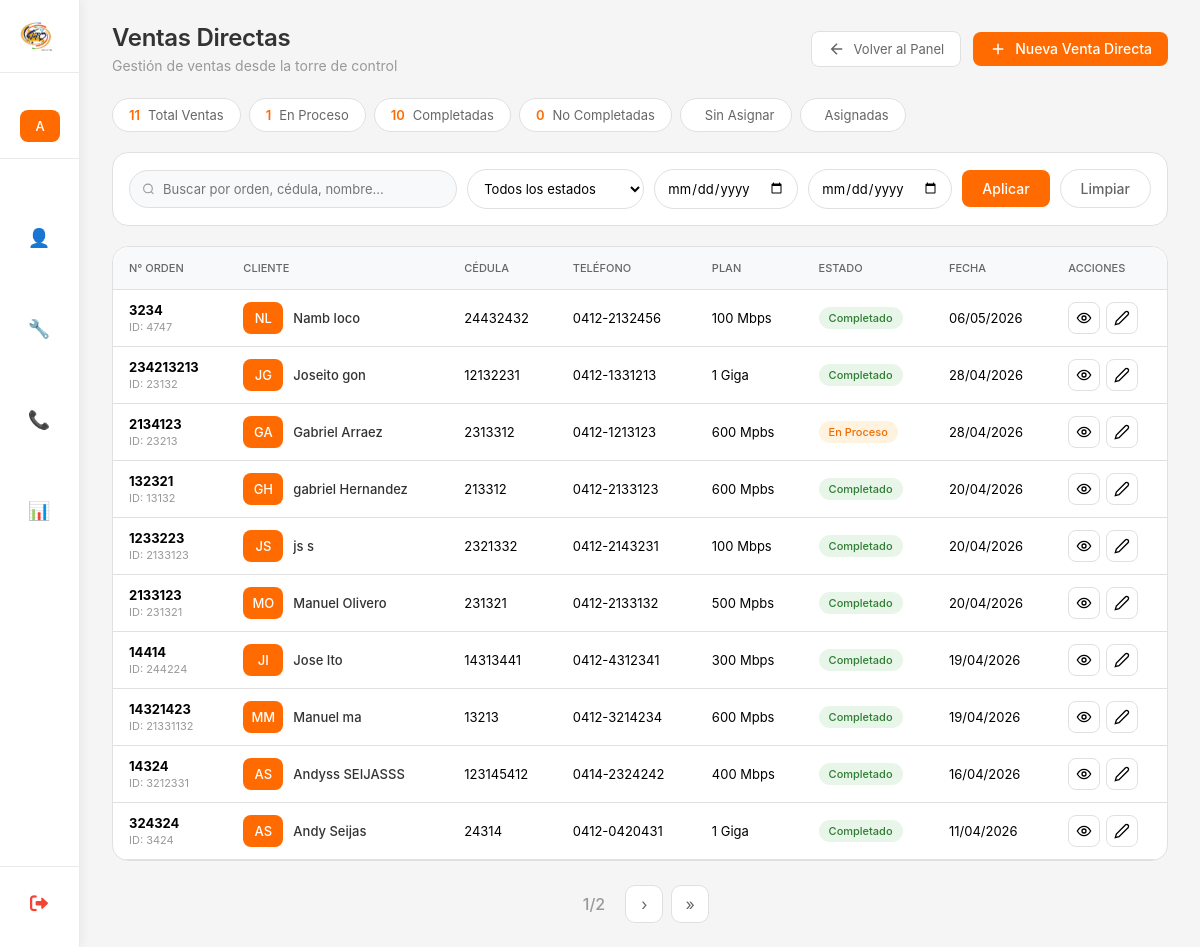
Screenshot of /ventas-directas/ (signed in) with the database file from the repository.
### myapp/models.py (models this page shows, shortened)
class VentaDirecta(models.Model):
    class EstadoVenta(models.TextChoices):
        EN_PROCESO = 'EN_PROCESO', 'En Proceso'
        COMPLETADO = 'COMPLETADO', 'Completado'
        NO_COMPLETADO = 'NO_COMPLETADO', 'No Completado'
    nro_orden = models.CharField(
        max_length=50,
        unique=True,
        verbose_name="Número de Orden",
        help_text="Número único de orden de venta"
    )
    cedula = models.CharField(
        max_length=15,
        verbose_name="Cédula",
        help_text="Cédula del cliente"
    )
    customer_id = models.CharField(
        max_length=50,
        verbose_name="Customer ID",
        blank=True,
        null=True,
        help_text="ID del cliente en el sistema"
    )
    nombre = models.CharField(
        max_length=100,
        verbose_name="Nombre"
    )
    apellido = models.CharField(
        max_length=100,
        verbose_name="Apellido"
    )
    telefono = models.CharField(
        max_length=20,
        verbose_name="Teléfono",
        help_text="Teléfono de contacto"
    )
    plan = models.ForeignKey(
        Plan,
        on_delete=models.PROTECT,
        related_name='ventas_directas',
        verbose_name="Plan"
    )
    fecha = models.DateField(
        auto_now_add=True,
        verbose_name="Fecha de venta"
    )
    estado = models.CharField(
        max_length=15,
        choices=EstadoVenta.choices,
        default=EstadoVenta.EN_PROCESO,
        verbose_name="Estado de la Venta"
    )
    fecha_creacion = models.DateTimeField(
        auto_now_add=True,
        verbose_name="Fecha de creación en sistema"
    )
    fecha_actualizacion = models.DateTimeField(
        auto_now=True,
        verbose_name="Última actualización"
    )
    creado_por = models.ForeignKey(
        User,
        on_delete=models.SET_NULL,
        null=True,
        blank=True,
        related_name='ventas_directas_creadas',
        verbose_name="Creado por"
    )
    observacion = models.TextField(
        max_length=500,
        verbose_name="Observaciones",
        blank=True,
        null=True,
        help_text="Notas adicionales sobre la venta"
    )
    class Meta:
        verbose_name = "Venta Directa"
        verbose_name_plural = "Ventas Directas"
        ordering = ['-fecha', '-fecha_creacion']
        indexes = [
            models.Index(fields=['nro_orden']),
            models.Index(fields=['cedula']),
            models.Index(fields=['fecha']),
            models.Index(fields=['estado']),
        ]

class Plan(models.Model):
    nombre = models.CharField(max_length=100,unique=True,verbose_name="Nombre del Plan")
    activo = models.BooleanField(default=True,verbose_name="Activo")
    fecha_creacion = models.DateTimeField(
        auto_now_add=True,
        verbose_name="Fecha de creación"
    )
    class Meta:
        verbose_name = "Plan"
        verbose_name_plural = "Planes"
        ordering = ['nombre']

### myapp/views_venta_directa.py (the view, shortened to what this page needs)
# urls.py: path('ventas-directas/',lista_ventas_directas, name='lista_ventas_directas'),
@login_required
def lista_ventas_directas(request):
    es_admin = request.user.is_superuser or request.user.groups.filter(name='Administrador').exists()
    es_torre_control = request.user.groups.filter(name='TorreControl').exists()
    if not (es_admin or es_torre_control):
        messages.error(request, 'No tienes permisos para acceder a esta página.')
        return redirect('dashboard')
    ventas = VentaDirecta.objects.select_related('plan', 'creado_por').all()
    busqueda = request.GET.get('busqueda', '')
    estado = request.GET.get('estado', '')
    if estado:
        ventas = ventas.filter(estado=estado)
    fecha_desde = request.GET.get('fecha_desde', '')
    fecha_hasta = request.GET.get('fecha_hasta', '')
    if fecha_desde:
        ventas = ventas.filter(fecha__gte=fecha_desde)
    if fecha_hasta:
        ventas = ventas.filter(fecha__lte=fecha_hasta)
    paginator = Paginator(ventas, 10)
    page = request.GET.get('page')
    page_obj = paginator.get_page(page)
    total = ventas.count()
    en_proceso = ventas.filter(estado='EN_PROCESO').count()
    completadas = ventas.filter(estado='COMPLETADO').count()
    no_completadas = ventas.filter(estado='NO_COMPLETADO').count()
    context = {
        'page_obj': page_obj,
        'total': total,
        'en_proceso': en_proceso,
        'completadas': completadas,
        'no_completadas': no_completadas,
        'busqueda': busqueda,
        'estado_filtro': estado,
        'fecha_desde': fecha_desde,
        'fecha_hasta': fecha_hasta,
        'es_admin': es_admin,
    }
    return render(request, 'Admin/ventas_directa/venta_directa.html', context)

### myapp/templates/Admin/ventas_directa/venta_directa.html (shortened to what this page needs)
{% extends 'Inicio_De_Sesion/base.html' %}
{% load static %}
{% block page_title %}Ventas Directas{% endblock %}
{% block page_subtitle %}Gestión de ventas desde la torre de control{% endblock %}
{% block header_actions %}
<a href="{% url 'panel_administrativo' %}" class="btn-secondary">
    <svg width="18" height="18" viewBox="0 0 24 24" fill="none" stroke="currentColor" stroke-width="2">
        <path d="M19 12H5M12 19l-7-7 7-7"/>
    </svg>
    Volver al Panel
</a>
<a href="{% url 'crear_venta_directa' %}" class="btn-orange">
    <svg width="18" height="18" viewBox="0 0 24 24" fill="none" stroke="currentColor" stroke-width="2">
        <path d="M12 5v14M5 12h14"/>
    </svg>
    Nueva Venta Directa
</a>
{% endblock %}
{% block content %}
<div class="stats-grid">
    <div class="stat-card">
        <span class="stat-value">{{ total }}</span>
        <span class="stat-label">Total Ventas</span>
    </div>
    <div class="stat-card">
        <span class="stat-value">{{ en_proceso }}</span>
        <span class="stat-label">En Proceso</span>
    </div>
    <div class="stat-card">
        <span class="stat-value">{{ completadas }}</span>
        <span class="stat-label">Completadas</span>
    </div>
    <div class="stat-card">
        <span class="stat-value">{{ no_completadas }}</span>
        <span class="stat-label">No Completadas</span>
    </div>
    <div class="stat-card">
        <span class="stat-label">Sin Asignar</span>
    </div>
    <div class="stat-card">
        <span class="stat-label">Asignadas</span>
    </div>
</div>
<div class="filters-container">
    <div class="filters-grid">
        <div class="search-box">
            <svg width="14" height="14" viewBox="0 0 24 24" fill="none" stroke="#999" stroke-width="2">
                <circle cx="11" cy="11" r="8"/>
                <path d="M21 21l-4.35-4.35"/>
            </svg>
            <input type="text" placeholder="Buscar por orden, cédula, nombre..."
                   id="searchInput" value="{{ busqueda }}">
        </div>
        <select id="filterEstado" class="filter-select">
            <option value="">Todos los estados</option>
        </select>
        <input type="date" id="fecha_desde" class="filter-input" value="{{ fecha_desde }}" placeholder="Desde">
        <input type="date" id="fecha_hasta" class="filter-input" value="{{ fecha_hasta }}" placeholder="Hasta">
        <button onclick="aplicarFiltros()" class="btn-primary">Aplicar</button>
        <button onclick="limpiarFiltros()" class="btn-clear">Limpiar</button>
    </div>
</div>
<div class="desktop-view">
    <div class="table-container">
        <table class="table">
            <thead>
                <tr>
                    <th>N° Orden</th>
                    <th>Cliente</th>
                    <th>Cédula</th>
                    <th>Teléfono</th>
                    <th>Plan</th>
                    <th>Estado</th>
                    <th>Fecha</th>
                    <th>Acciones</th>
                </thead>
            <tbody>
                {% for venta in page_obj %}
                <tr>
                    <td><strong>{{ venta.nro_orden }}</strong>{% if venta.customer_id %}<br><small class="text-muted">ID: {{ venta.customer_id }}</small>{% endif %}</td>
                    <td>
                        <div class="user-cell">
                            <span class="user-avatar">{{ venta.nombre|first|upper }}{{ venta.apellido|first|upper }}</span>
                            <div>
                                <div class="user-name">{{ venta.nombre }} {{ venta.apellido }}</div>
                            </div>
                        </div>
                    </td>
                    <td>{{ venta.cedula }}</td>
                    <td>{{ venta.telefono }}</td>
                    <td>{{ venta.plan.nombre }}</td>
                    <td>
                        {% if venta.estado == 'EN_PROCESO' %}
                        <span class="badge proceso">En Proceso</span>
                        {% elif venta.estado == 'COMPLETADO' %}
                        <span class="badge completado">Completado</span>
                        {% elif venta.estado == 'NO_COMPLETADO' %}
                        <span class="badge no-completado">No Completado</span>
                        {% endif %}
                    </td>
                    <td>{{ venta.fecha|date:"d/m/Y" }}</td>
                    <td>
                        <div class="actions">
                            <button class="action-btn" onclick="verDetalle({{ venta.id }})" title="Ver detalles">
                                <svg width="16" height="16" viewBox="0 0 24 24" fill="none" stroke="currentColor" stroke-width="2">
                                    <circle cx="12" cy="12" r="3"/>
                                    <path d="M22 12c-2.667 4.667-6 7-10 7s-7.333-2.333-10-7c2.667-4.667 6-7 10-7s7.333 2.333 10 7z"/>
                                </svg>
                            </button>
                            {% if es_admin %}
                            <button class="action-btn" onclick="editarVenta({{ venta.id }})" title="Editar">
                                <svg width="16" height="16" viewBox="0 0 24 24" fill="none" stroke="currentColor" stroke-width="2">
                                    <path d="M17 3a2.828 2.828 0 1 1 4 4L7.5 20.5 2 22l1.5-5.5L17 3z"/>
                                </svg>
                            </button>
                            {% endif %}
                        </div>
                    </td>
                </tr>
                {% empty %}
                <tr>
                    <td colspan="9" class="empty">No hay ventas directas registradas</td>
                </tr>
                {% endfor %}
            </tbody>
        </table>
    </div>
</div>
{% if page_obj.has_other_pages %}
<div class="pagination">
    <span class="page-info">{{ page_obj.number }}/{{ page_obj.paginator.num_pages }}</span>
    {% if page_obj.has_next %}
    <a href="?page={{ page_obj.next_page_number }}" class="page-link">›</a>
    <a href="?page={{ page_obj.paginator.num_pages }}" class="page-link">»</a>
    {% endif %}
</div>
{% endif %}
{% endblock %}

### myapp/templates/Inicio_De_Sesion/base.html (shortened to what this page needs)
{% load static %}
<!DOCTYPE html>
<html lang="es">
<head>
    <link rel="stylesheet" href="https://cdnjs.cloudflare.com/ajax/libs/font-awesome/6.0.0/css/all.min.css">
</head>
<body>
    <div class="dashboard">
        <div class="sidebar" id="sidebar">
            <div class="logo-area" onclick="window.location.href='{% url 'dashboard' %}'">
                <img src="{% static 'cd.png' %}" alt="VTC" class="logo">
            </div>
            <div class="user-info">
                <div class="user-avatar">
                    {{ user.username|first|upper }}
                </div>
            </div>
            <div class="menu">
                <div class="menu-item" onclick="toggleSubmenu(this, 'vendedorSubmenu')">
                    <span class="menu-icon">👤</span>
                </div>
                {% if user.groups.all.0.name == 'Instalador' or user.groups.all.0.name == 'Administrador' or user.is_superuser %}
                <div class="menu-item" onclick="toggleSubmenu(this, 'instaladorSubmenu')">
                    <span class="menu-icon">🔧</span>
                </div>
                {% endif %}
                {% if user.is_superuser or user.groups.all.0.name == 'Administrador' or user.groups.all.0.name == 'Call Center' %}
                <div class="menu-item" onclick="toggleSubmenu(this, 'callcenterSubmenu')">
                    <span class="menu-icon">📞</span>
                </div>
                {% endif %}
                {% if user.is_superuser or user.groups.all.0.name == 'Administrador' or user.groups.all.0.name == 'Supervisor' %}
                <div class="menu-item" onclick="window.location.href='{% url 'panel_administrativo' %}'">
                    <span class="menu-icon">📊</span>
                </div>
                {% endif %}
            </div>
            <div class="sidebar-footer">
                <a href="{% url 'logout' %}" class="logout-sidebar" onclick="return confirm('¿Estás seguro que deseas cerrar sesión?')">
                    <i class="fas fa-sign-out-alt"></i>
                </a>
            </div>
        </div>
        <div class="main-content" id="mainContent">
            <div class="content-header">
                <div class="page-title">
                    <h1>{% block page_title %}Dashboard{% endblock %}</h1>
                    <p>{% block page_subtitle %}{{ current_date|default:"11 mar 2026" }} · Bienvenido de vuelta{% endblock %}</p>
                </div>
                <div class="header-actions">
                    {% block header_actions %}{% endblock %}
                </div>
            </div>
            {% block content %}{% endblock %}
        </div>
    </div>
</body>
</html>

### rows the page displays
VentaDirecta: nro_orden "3234", customer_id "4747", nombre|first "N", apellido|first "L", nombre "Namb", apellido "loco", cedula "24432432", telefono "0412-2132456", plan.nombre "100 Mbps", estado "Completado", fecha "06/05/2026"
VentaDirecta: nro_orden "234213213", customer_id "23132", nombre|first "J", apellido|first "G", nombre "Joseito", apellido "gon", cedula "12132231", telefono "0412-1331213", plan.nombre "1 Giga", estado "Completado", fecha "28/04/2026"
VentaDirecta: nro_orden "2134123", customer_id "23213", nombre|first "G", apellido|first "A", nombre "Gabriel", apellido "Arraez", cedula "2313312", telefono "0412-1213123", plan.nombre "600 Mpbs", estado "En Proceso", fecha "28/04/2026"
VentaDirecta: nro_orden "132321", customer_id "13132", nombre|first "G", apellido|first "H", nombre "gabriel", apellido "Hernandez", cedula "213312", telefono "0412-2133123", plan.nombre "600 Mpbs", estado "Completado", fecha "20/04/2026"
VentaDirecta: nro_orden "1233223", customer_id "2133123", nombre|first "J", apellido|first "S", nombre "js", apellido "s", cedula "2321332", telefono "0412-2143231", plan.nombre "100 Mbps", estado "Completado", fecha "20/04/2026"
VentaDirecta: nro_orden "2133123", customer_id "231321", nombre|first "M", apellido|first "O", nombre "Manuel", apellido "Olivero", cedula "231321", telefono "0412-2133132", plan.nombre "500 Mpbs", estado "Completado", fecha "20/04/2026"
VentaDirecta: nro_orden "14414", customer_id "244224", nombre|first "J", apellido|first "I", nombre "Jose", apellido "Ito", cedula "14313441", telefono "0412-4312341", plan.nombre "300 Mbps", estado "Completado", fecha "19/04/2026"
VentaDirecta: nro_orden "14321423", customer_id "21331132", nombre|first "M", apellido|first "M", nombre "Manuel", apellido "ma", cedula "13213", telefono "0412-3214234", plan.nombre "600 Mpbs", estado "Completado", fecha "19/04/2026"
VentaDirecta: nro_orden "14324", customer_id "3212331", nombre|first "A", apellido|first "S", nombre "Andyss", apellido "SEIJASSS", cedula "123145412", telefono "0414-2324242", plan.nombre "400 Mbps", estado "Completado", fecha "16/04/2026"
VentaDirecta: nro_orden "324324", customer_id "3424", nombre|first "A", apellido|first "S", nombre "Andy", apellido "Seijas", cedula "24314", telefono "0412-0420431", plan.nombre "1 Giga", estado "Completado", fecha "11/04/2026"

### other values shown
{{ user.username|first|upper }} "A"
{{ total }} "11"
{{ en_proceso }} "1"
{{ completadas }} "10"
{{ no_completadas }} "0"
{{ page_obj.number }} "1"
{{ page_obj.paginator.num_pages }} "2"
